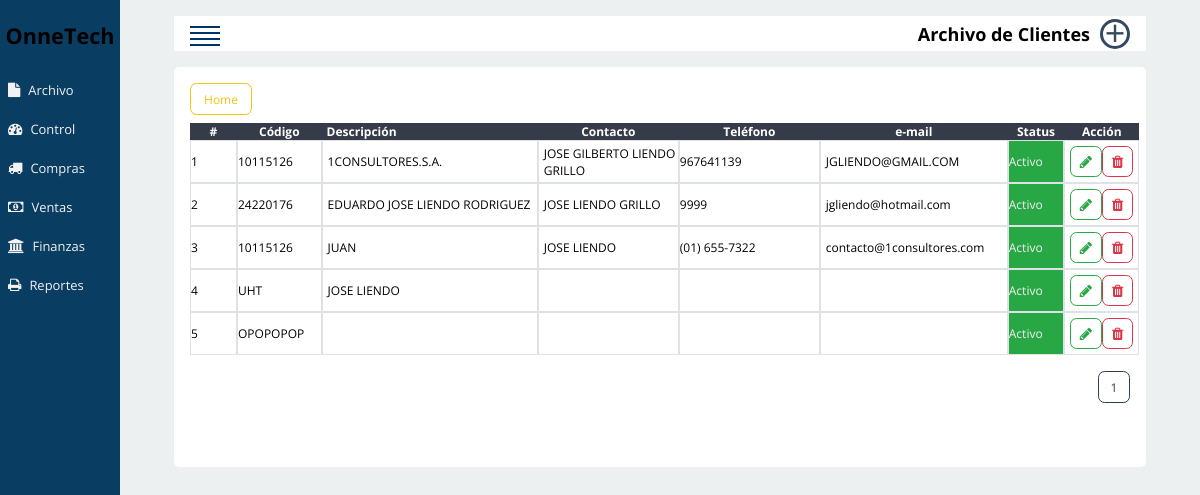
/customer.php, run on the app's committed database.
### tables this page shows
CREATE TABLE IF NOT EXISTS `fcustomer` (
  `FC_ID` int(10) NOT NULL AUTO_INCREMENT,
  `FC_CODE` varchar(80) DEFAULT NULL,
  `FC_DESCRIPTION` varchar(180) DEFAULT NULL,
  `FC_TTPECLIENTS` int(3) DEFAULT NULL,
  `FC_TYPEDOC` int(3) DEFAULT NULL,
  `FC_DOCUMENT` varchar(50) DEFAULT NULL,
  `FC_ADRESS1` varchar(200) DEFAULT NULL,
  `FC_ADRESS2` varchar(200) DEFAULT NULL,
  `FC_ADRESS3` varchar(200) DEFAULT NULL,
  `FC_PHONE1` varchar(50) DEFAULT NULL,
  `FC_PHONE2` varchar(50) DEFAULT NULL,
  `FC_MOVIL1` varchar(50) DEFAULT NULL,
  `FC_MOVIL2` varchar(50) DEFAULT NULL,
  `FC_CONTACT` varchar(50) DEFAULT NULL,
  `FC_EMAIL` varchar(50) DEFAULT NULL,
  `FC_EMAILALT` varchar(50) DEFAULT NULL,
  `FC_STARDATE` date DEFAULT NULL,
  `FC_WEBSITE` varchar(100) DEFAULT NULL,
  `FC_FACEBOOK` varchar(100) DEFAULT NULL,
  `FC_TWITTER` varchar(100) DEFAULT NULL,
  `FC_INSTAGRAM` varchar(100) DEFAULT NULL,
  `FC_CREDITDAY` int(5) DEFAULT '0',
  `FC_LIMITCREDIT` decimal(10,2) DEFAULT '0.00',
  `FC_PLUSDAY` int(5) DEFAULT '0',
  `FC_TYPEPRICE` int(5) DEFAULT '0',
  `FC_EXEMT` int(5) DEFAULT '0',
  `FC_STATUS` int(11) DEFAULT '1',
  `FC_CREATEDATE` date DEFAULT NULL,
  `FC_LASTDATEMOD` timestamp NULL DEFAULT CURRENT_TIMESTAMP ON UPDATE CURRENT_TIMESTAMP,
  `FC_USER` int(11) DEFAULT NULL,
  PRIMARY KEY (`FC_ID`)
);

### model/customer.model.php (called while the page is built, shortened)
<?php
include('controller/method.controller.php');
$ListTable = new ListData($conexion);
$Vista = $ListTable->ListResultFile($conexion,'fcustomer',ItemsPager);
$row = count($Vista);
$numberPager = ceil(($row/ItemsPager));
$stard =0;
	$PagerResult = $ListTable->PagerResult($conexion,'fcustomer','FC_ID',$stard,ItemsPager);
include('views/customer.view.php');

### controller/template.controller.php (called while the page is built, shortened)
<?php
class LinkGroup
{
	static public function Menu(){
		include 'views/modulos/menu.php';
	}
	static public function Customer(){
		include "model/customer.model.php";
	}
}

### customer.php (called while the page is built, shortened)
<?php
require_once ('controller/template.controller.php');
LinkGroup::Customer();

### controller/method.controller.php (called while the page is built, shortened)
<?php
class ListData
{
	public function ListResultFile($conexion,$table,$order){
		$sql = "SELECT * FROM $table ORDER BY $order";
			    $ListResultFile = $conexion->prepare($sql);
			    $ListResultFile->execute();
			    $rListResultFile = $ListResultFile->fetchAll();
			    return $rListResultFile;
	}
	public function PagerResult($conexion,$table,$Order,$pagestard,$items){
		$sql = "SELECT * FROM $table ORDER BY $Order LIMIT $pagestard,$items";
			    $PagerResult = $conexion->prepare($sql);
			    $PagerResult->execute();
			    $rPagerResult = $PagerResult->fetchAll();
			    return $rPagerResult;
	}
}

### views/modulos/__files/table_customer.php (the view, shortened to what this page needs)
<div class="ContentList" id="content_list">
	<div class="Table" id="table_items">
			<div class="HeaderTable">
				<h2 class="TextCenter">#</h2>
			</div>
			<div class="HeaderTable">
				<h2 class="TextCenter">Código</h2>
			</div>
			<div class="HeaderTable">
				<h2 class="TextLeft">Descripción</h2>
			</div>
			<div class="HeaderTable">
				<h2 class="TextCenter">Contacto</h2>
			</div>
			<div class="HeaderTable">
				<h2 class="TextCenter">Teléfono</h2>
			</div>
			<div class="HeaderTable">
				<h2 class="TextCenter">e-mail</h2>
			</div>
			<div class="HeaderTable">
				<h2 class="TextCenter">Status</h2>
			</div>
			<div class="HeaderTable">
				<h2 class="TextCenter">Acción</h2>
			</div>
			<?php
			foreach ($PagerResult as $key => $keyList): ?>
				<div class="TextCenter Border">
					<?php echo $key+1; ?>
				</div>
				<div class="TextCenter Border"><?php echo htmlspecialchars(utf8_encode($keyList['FC_CODE'])) ?></div>
				<div  class="TextLeft Border"><?php echo htmlspecialchars($keyList['FC_DESCRIPTION']) ?></div>
				<div  class="TextLeft Border"><?php echo htmlspecialchars(utf8_encode($keyList['FC_CONTACT'])) ?></div>
				<div class="TextCenter Border"><?php echo htmlspecialchars(utf8_encode($keyList['FC_PHONE1'])) ?></div>
				<div  class="TextLeft Border"><?php echo htmlspecialchars(utf8_encode($keyList['FC_EMAIL'])) ?></div>
				<div  class="TextCenter Border <?php if ($keyList['FC_STATUS']==0) {
					echo " Estado_Inactivo";
				} else{
					echo " Estado_Activo";
				} ?>"><?php if ($keyList['FC_STATUS']==0) {
					echo "Inactivo";
				} else{
					echo "Activo";
				} ?></div>
				<div class="TextCenter Border ContentActionBtm" id="event_btn">
					<a href="#" id="<?php echo htmlspecialchars(utf8_encode($keyList['FC_ID'])) ?>" class="Btn BtnSmTb InEdit" data="Edit"><i id="<?php echo htmlspecialchars(utf8_encode($keyList['FC_ID'])) ?>" data="Edit" class="fa fa-pencil" aria-hidden="true"></i></a>
					<a href="#" id="<?php echo htmlspecialchars(utf8_encode($keyList['FC_ID'])) ?>" class="Btn BtnSmTb InDanger" data="Delete"><i id="<?php echo htmlspecialchars(utf8_encode($keyList['FC_ID'])) ?>" data="Delete" class="fa fa-trash" aria-hidden="true"></i></a>
				</div>
			<?php endforeach;?>
		</div>
	</div>
	<div class="ContentPagination" id="pagination">
		<div class="Pagination">
			<?php for ($i=0; $i < $numberPager; $i++) { ; ?>
			<a href="<?php echo Url.'customer?pag='.($i+1) ?>" class="BtnSmall BtnPagination"><span><?php echo $i+1; ?></span></a>
			 <?php };  ?>
		</div>
	</div>

### public/css/default.css (style rules this page uses)
* { margin: 0px; padding: 0px; font-size: 12px; -webkit-box-sizing: border-box; -moz-box-sizing: border-box; box-sizing: border-box; font-family: 'Open Sans','Ubuntu', sans-serif; }
body { background-color: var(--BckFound); }
:root { --BackWht:#ffffff; --BckFound:#ecf0f1; --MenuSecond:#34495e; --Pagination: #2c3e50; --MenuFirst:#0A3D62; --ColorSave: #28a745; --ColorAdd: #3f51b5 ; --ColorCancel: #f44336; --ColorUpdate: #9c27b0; --ColorInfo: #03a9f4; --ColorRed:#dc3545; --ColorBlue: #2980b9; --ColorYellow:#f1c40f; --ColorOrange:#ff9800; --ColorAdmin:#c0392b; --ColorAdmin2: #8C2540; }
.ContentActionBtm { padding: 5px; display: flex; flex-direction: row; justify-content: space-between; }
.Btn { display: inline-block; background-color: transparent; -webkit-user-select: none; -moz-user-select: none; -ms-user-select: none; user-select: none; font-size: 0.5rem; padding: 5px; border: 1px solid transparent; border-radius: .55rem; }
.BtnSmTb { display: inline-block; background-color: transparent; -webkit-user-select: none; -moz-user-select: none; -ms-user-select: none; user-select: none; width: 50%; font-size: 1.2rem; padding: 5px; border: 1px solid transparent; border-radius: .55rem; }
.BtnSmall { display: inline-block; background-color: transparent; -webkit-user-select: none; -moz-user-select: none; -ms-user-select: none; user-select: none; font-size: 0.5rem; padding: 5px; border: 1px solid transparent; border-radius: .55rem; }
.BtnSmall>span { display: inline-block; width: 20px; height: 20px; display: flex; justify-content: center; align-items: center; }
.BtnPagination { color: var(--Pagination); border-color: var(--Pagination); }
.InEdit { color: var(--ColorSave); border-color: var(--ColorSave); }
.InDanger { color: #dc3545; border-color: #dc3545; }
.Estado_Activo { background-color: var(--ColorSave); color: #f2f2f2; }
.Table { width: 100%; margin-bottom: 16px; display: grid; grid-template-columns: 5% 9% 23% 15% 15% 20% 6% 8%; grid-row: auto; }
.HeaderTable { background: #353b48; color: #fff; }
.Border { display: flex; border:1px solid #dee2e6; align-items: center; }
.TextCenter { text-align: center; }
.TextLeft { text-align: left; padding-left: 5px; }
.ContentPagination { width: 100%; display: flex; justify-content: flex-end; }

### data on the page
fcustomer: FC_CODE "10115126", FC_DESCRIPTION "1CONSULTORES.S.A.", FC_CONTACT "JOSE GILBERTO LIENDO GRILLO", FC_PHONE1 "967641139", FC_EMAIL "JGLIENDO@GMAIL.COM", FC_STATUS "Activo"
fcustomer: FC_CODE "24220176", FC_DESCRIPTION "EDUARDO JOSE LIENDO RODRIGUEZ", FC_CONTACT "JOSE LIENDO GRILLO", FC_PHONE1 "9999", FC_EMAIL "jgliendo@hotmail.com", FC_STATUS "Activo"
fcustomer: FC_CODE "10115126", FC_DESCRIPTION "JUAN", FC_CONTACT "JOSE LIENDO", FC_PHONE1 "(01) 655-7322", FC_EMAIL "contacto@1consultores.com", FC_STATUS "Activo"
fcustomer: FC_CODE "UHT", FC_DESCRIPTION "JOSE LIENDO", FC_STATUS "Activo"
fcustomer: FC_CODE "OPOPOPOP", FC_STATUS "Activo"
